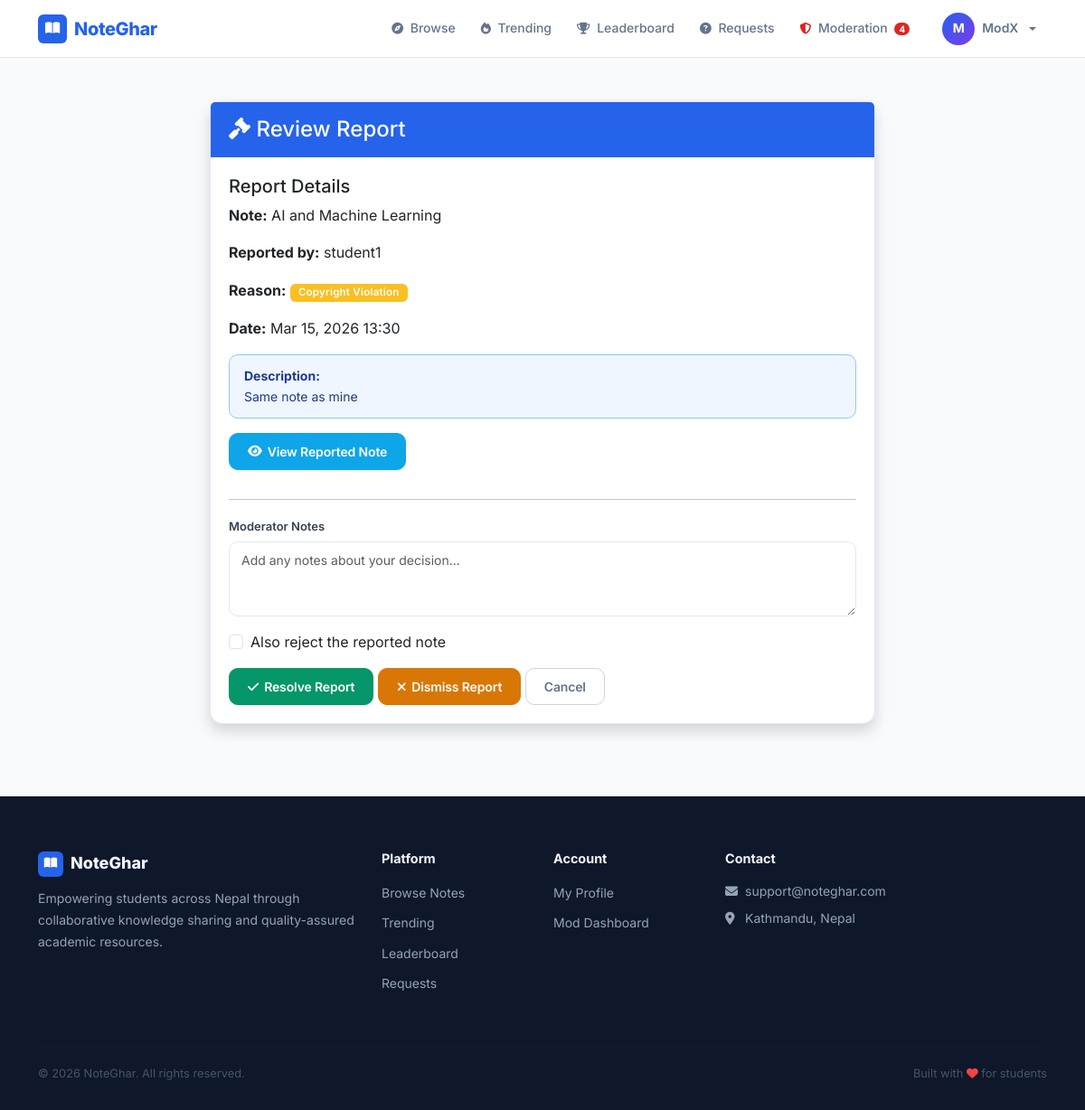
The page /notes/moderation/report/1/ (signed in) on the database its author committed.
### accounts/models.py (models this page shows, shortened)
class User(AbstractUser):
    ROLE_CHOICES = (
        ('student', 'Student'),
        ('moderator', 'Moderator'),
        ('admin', 'Admin'),
    )
    role = models.CharField(max_length=20, choices=ROLE_CHOICES, default='student')
    phone = models.CharField(max_length=15, blank=True, null=True)
    institution = models.ForeignKey(
        'notes.Institution',
        on_delete=models.SET_NULL,
        null=True,
        blank=True,
        related_name='users',
        help_text='User\'s affiliated institution'
    )
    profile_picture = models.ImageField(upload_to='profiles/', blank=True, null=True)
    bio = models.TextField(blank=True, null=True)
    is_verified = models.BooleanField(default=False)
    specialization_courses = models.ManyToManyField(
        'notes.Course',
        blank=True,
        related_name='specialized_moderators',
        help_text='Courses this moderator specializes in'
    )
    specialization_subjects = models.ManyToManyField(
        'notes.Subject',
        blank=True,
        related_name='specialized_moderators',
        help_text='Specific subjects within courses'
    )
    qualification_document = models.FileField(
        upload_to='qualifications/%Y/%m/',
        blank=True,
        null=True,
        help_text='Upload degree certificate, transcript, or other proof of qualification (PDF, JPG, PNG)'
    )
    qualification_verified = models.BooleanField(
        default=False,
        help_text='Admin has verified the qualification documents'
    )
    qualification_notes = models.TextField(
        blank=True,
        help_text='Admin notes about qualification verification'
    )
    created_at = models.DateTimeField(auto_now_add=True)
    updated_at = models.DateTimeField(auto_now=True)
    def is_admin_user(self):
        return self.role == 'admin' or self.is_superuser

### notes/models.py (models this page shows, shortened)
class Report(models.Model):
    REASON_CHOICES = (
        ('spam', 'Spam or Misleading'),
        ('inappropriate', 'Inappropriate Content'),
        ('copyright', 'Copyright Violation'),
        ('low_quality', 'Low Quality/Incomplete'),
        ('wrong_category', 'Wrong Category'),
        ('other', 'Other'),
    )
    STATUS_CHOICES = (
        ('pending', 'Pending Review'),
        ('reviewed', 'Reviewed'),
        ('resolved', 'Resolved'),
        ('dismissed', 'Dismissed'),
    )
    note = models.ForeignKey(Note, on_delete=models.CASCADE, related_name='reports')
    reported_by = models.ForeignKey(
        settings.AUTH_USER_MODEL,
        on_delete=models.CASCADE,
        related_name='reports_made'
    )
    reason = models.CharField(max_length=20, choices=REASON_CHOICES)
    description = models.TextField(help_text="Detailed description of the issue")
    status = models.CharField(max_length=20, choices=STATUS_CHOICES, default='pending')
    reviewed_by = models.ForeignKey(
        settings.AUTH_USER_MODEL,
        on_delete=models.SET_NULL,
        null=True,
        blank=True,
        related_name='reports_reviewed'
    )
    moderator_notes = models.TextField(blank=True)
    created_at = models.DateTimeField(auto_now_add=True)
    reviewed_at = models.DateTimeField(null=True, blank=True)
    class Meta:
        ordering = ['-created_at']

class Note(models.Model):
    STATUS_CHOICES = (
        ('pending', 'Pending Review'),
        ('approved', 'Approved'),
        ('rejected', 'Rejected'),
    )
    title = models.CharField(max_length=300)
    description = models.TextField()
    subject = models.ForeignKey(Subject, on_delete=models.CASCADE, related_name='notes')
    course = models.ForeignKey(Course, on_delete=models.CASCADE, related_name='notes')
    semester = models.ForeignKey(Semester, on_delete=models.CASCADE, related_name='notes')
    assigned_moderator = models.ForeignKey(
        settings.AUTH_USER_MODEL,
        on_delete=models.SET_NULL,
        null=True,
        blank=True,
        related_name='assigned_notes',
        help_text='Moderator assigned to review this note'
    )
    file = models.FileField(
        upload_to='notes/%Y/%m/',
        validators=[FileExtensionValidator(allowed_extensions=['pdf', 'docx', 'doc', 'ppt', 'pptx'])]
    )
    file_size = models.IntegerField(default=0, help_text="File size in bytes")
    uploaded_by = models.ForeignKey(settings.AUTH_USER_MODEL, on_delete=models.CASCADE, related_name='notes')
    status = models.CharField(max_length=20, choices=STATUS_CHOICES, default='pending')
    tags = models.ManyToManyField(Tag, blank=True, related_name='notes')
    download_count = models.IntegerField(default=0)
    view_count = models.IntegerField(default=0)
    created_at = models.DateTimeField(auto_now_add=True)
    updated_at = models.DateTimeField(auto_now=True)
    approved_at = models.DateTimeField(null=True, blank=True)
    approved_by = models.ForeignKey(
        settings.AUTH_USER_MODEL,
        on_delete=models.SET_NULL,
        null=True,
        blank=True,
        related_name='approved_notes'
    )
    class Meta:
        ordering = ['-created_at']

### notes/views.py (the view, shortened to what this page needs)
# urls.py: path('moderation/report/<int:pk>/', views.review_report_view, name='review_report'),
@user_passes_test(is_moderator)
def review_report_view(request, pk):
    report = get_object_or_404(Report, pk=pk)
    return render(request, 'notes/review_report.html', {'report': report})

### notes/context_processors.py (called while the page is built)
def moderation_stats(request):
    if request.user.is_authenticated and (
        request.user.role in ['moderator', 'admin'] or request.user.is_superuser
    ):
        pending_notes = Note.objects.filter(status='pending').count()
        pending_reports = Report.objects.filter(status='pending').count()
        return {
            'pending_notes_count': pending_notes,
            'pending_reports_count': pending_reports,
            'total_pending': pending_notes + pending_reports,
        }
    return {}

### notes/views.py (called while the page is built)
def is_moderator(user):
    return user.is_authenticated and (user.role in ['moderator', 'admin'] or user.is_superuser)

### core/templates/notes/review_report.html (shortened to what this page needs)
{% extends 'base.html' %}
{% block content %}
<div class="container my-5">
    <div class="row justify-content-center">
        <div class="col-md-8">
            <div class="card shadow">
                <div class="card-header bg-primary text-white">
                    <h4 class="mb-0"><i class="fas fa-gavel"></i> Review Report</h4>
                </div>
                <div class="card-body">
                    <h5>Report Details</h5>
                    <p><strong>Note:</strong> {{ report.note.title }}</p>
                    <p><strong>Reported by:</strong> {{ report.reported_by.username }}</p>
                    <p><strong>Reason:</strong> <span class="badge bg-warning">{{ report.get_reason_display }}</span></p>
                    <p><strong>Date:</strong> {{ report.created_at|date:"M d, Y H:i" }}</p>
                    <div class="alert alert-info">
                        <strong>Description:</strong><br>
                        {{ report.description }}
                    </div>
                    <a href="{% url 'notes:detail' report.note.pk %}" class="btn btn-info mb-3" target="_blank">
                        <i class="fas fa-eye"></i> View Reported Note
                    </a>
                    <hr>
                    <form method="post">
                        <div class="mb-3">
                            <label class="form-label">Moderator Notes</label>
                            <textarea name="moderator_notes" class="form-control" rows="3" placeholder="Add any notes about your decision..."></textarea>
                        </div>
                        <div class="form-check mb-3">
                            <input class="form-check-input" type="checkbox" name="reject_note" id="rejectNote">
                            <label class="form-check-label" for="rejectNote">
                                Also reject the reported note
                            </label>
                        </div>
                        <button type="submit" name="action" value="resolve" class="btn btn-success">
                            <i class="fas fa-check"></i> Resolve Report
                        </button>
                        <button type="submit" name="action" value="dismiss" class="btn btn-warning">
                            <i class="fas fa-times"></i> Dismiss Report
                        </button>
                        <a href="{% url 'notes:moderation_dashboard' %}" class="btn btn-secondary">Cancel</a>
                    </form>
                </div>
            </div>
        </div>
    </div>
</div>
{% endblock %}

### core/templates/base.html (shortened to what this page needs)
<!DOCTYPE html>
<html lang="en">
<head>
    <link href="https://cdn.jsdelivr.net/npm/bootstrap@5.3.0/dist/css/bootstrap.min.css" rel="stylesheet">
    <link rel="stylesheet" href="https://cdnjs.cloudflare.com/ajax/libs/font-awesome/6.4.0/css/all.min.css">
</head>
<body>
    <nav class="navbar navbar-expand-lg">
        <div class="container d-flex align-items-center">
            <a class="navbar-brand" href="{% url 'core:home' %}">
                <span class="brand-icon"><i class="fas fa-book-open"></i></span>
                NoteGhar
            </a>
            <div class="collapse navbar-collapse" id="navbarNav">
                <ul class="navbar-nav ms-auto align-items-lg-center gap-1">
                    <li class="nav-item">
                        <a class="nav-link" href="{% url 'notes:list' %}"><i class="fas fa-compass"></i> Browse</a>
                    </li>
                    <li class="nav-item">
                        <a class="nav-link" href="{% url 'notes:trending' %}"><i class="fas fa-fire"></i> Trending</a>
                    </li>
                    <li class="nav-item">
                        <a class="nav-link" href="{% url 'notes:leaderboard' %}"><i class="fas fa-trophy"></i> Leaderboard</a>
                    </li>
                    {% if user.is_authenticated %}
                        <li class="nav-item">
                            <a class="nav-link" href="{% url 'notes:request_board' %}"><i class="fas fa-question-circle"></i> Requests</a>
                        </li>
                        {% if user.role in 'moderator,admin' or user.is_superuser %}
                        <li class="nav-item">
                            <a class="nav-link" href="{% url 'moderation:dashboard' %}">
                                <i class="fas fa-shield-alt" style="color: var(--danger);"></i> Moderation
                                {% if total_pending %}
                                    <span class="navbar-pending-badge">{{ total_pending }}</span>
                                {% endif %}
                            </a>
                        </li>
                        {% endif %}
                        <li class="nav-item dropdown ms-lg-2">
                            <a class="nav-link dropdown-toggle d-flex align-items-center gap-2" href="#" id="userDropdown" role="button" data-bs-toggle="dropdown">
                                <span class="user-avatar" style="padding:0;overflow:hidden;">
                                    {% if user.profile_picture %}
                                        <img src="{{ user.profile_picture.url }}" alt="{{ user.username }}" style="width:36px;height:36px;object-fit:cover;border-radius:50%;">
                                    {% else %}
                                        {{ user.username|slice:":1"|upper }}
                                    {% endif %}
                                </span>
                                <span class="d-none d-lg-inline" style="font-size: 0.875rem; font-weight: 600;">{{ user.username }}</span>
                            </a>
                        </li>
                    {% endif %}
                </ul>
            </div>
        </div>
    </nav>
    {% block content %}{% endblock %}
    <footer>
        <div class="container">
            <div class="row g-4">
                <div class="col-lg-4">
                    <div class="brand-footer">
                        <span class="icon"><i class="fas fa-book-open"></i></span>
                        NoteGhar
                    </div>
                    <p style="font-size: 0.875rem; line-height: 1.7;">Empowering students across Nepal through collaborative knowledge sharing and quality-assured academic resources.</p>
                </div>
                <div class="col-sm-4 col-lg-2">
                    <h5>Platform</h5>
                    <ul class="list-unstyled" style="display: flex; flex-direction: column; gap: 8px;">
                        <li><a href="{% url 'notes:list' %}">Browse Notes</a></li>
                        <li><a href="{% url 'notes:trending' %}">Trending</a></li>
                        <li><a href="{% url 'notes:leaderboard' %}">Leaderboard</a></li>
                        <li><a href="{% url 'notes:request_board' %}">Requests</a></li>
                    </ul>
                </div>
                <div class="col-sm-4 col-lg-2">
                    <h5>Account</h5>
                    <ul class="list-unstyled" style="display: flex; flex-direction: column; gap: 8px;">
                        {% if user.is_authenticated %}
                        <li><a href="{% url 'accounts:profile' %}">My Profile</a></li>
                        {% if user.role == 'student' %}
                        <li><a href="{% url 'notes:my_notes' %}">My Notes</a></li>
                        <li><a href="{% url 'notes:my_bookmarks' %}">Bookmarks</a></li>
                        <li><a href="{% url 'accounts:signup_moderator' %}">Become a Moderator</a></li>
                        {% elif user.role == 'moderator' %}
                        <li><a href="{% url 'moderation:dashboard' %}">Mod Dashboard</a></li>
                        {% elif user.is_admin_user %}
                        <li><a href="{% url 'admin_dashboard' %}">Admin Dashboard</a></li>
                        {% endif %}
                        {% else %}
                        <li><a href="{% url 'accounts:signup_student' %}">Student Sign Up</a></li>
                        <li><a href="{% url 'accounts:signup_moderator' %}">Become a Moderator</a></li>
                        <li><a href="{% url 'accounts:student_login' %}">Log In</a></li>
                        {% endif %}
                    </ul>
                </div>
                <div class="col-sm-4 col-lg-4">
                    <h5>Contact</h5>
                    <div style="display: flex; flex-direction: column; gap: 8px; font-size: 0.875rem;">
                        <a href="mailto:notegharsupport@gmail.com"><i class="fas fa-envelope me-2" style="width: 14px;"></i>support@noteghar.com</a>
                        <span><i class="fas fa-map-marker-alt me-2" style="width: 14px;"></i>Kathmandu, Nepal</span>
                    </div>
                </div>
            </div>
            <hr>
            <div class="d-flex flex-wrap justify-content-between align-items-center footer-bottom">
                <span>&copy; 2026 NoteGhar. All rights reserved.</span>
                <span>Built with <i class="fas fa-heart" style="color: #EF4444;"></i> for students</span>
            </div>
        </div>
    </footer>
</body>
</html>

### rows shown on the page
User: username "M", username "ModX"
Report: note "AI and Machine Learning", reported_by.username "student1", reason "Copyright Violation", created_at "Mar 15, 2026 13:30", description "Same note as mine"

### other values the page prints
{{ total_pending }} "4"
